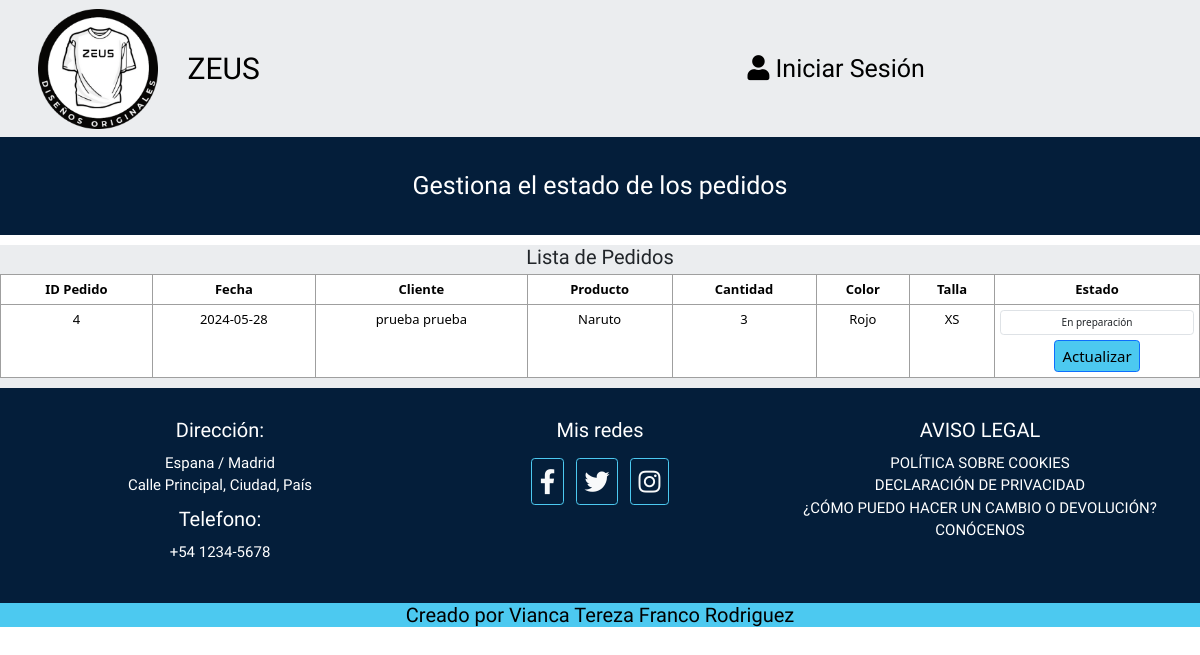
Screenshot of /pedidos-tienda.php with the database file from the repository.
### tables this page shows
CREATE TABLE `pedidos` (
  `id_pedido` int NOT NULL AUTO_INCREMENT,
  `fecha` date NOT NULL COMMENT 'fecha donde se realizo el pedido, de tipo date.',
  `id_cliente` int NOT NULL COMMENT 'Fk de la tabla clientes , de tipo INT con indice Index.',
  `id_producto` int NOT NULL COMMENT 'Fk de la tabla productos, de tipo INT con indice Index.',
  `cantidad_producto` int NOT NULL,
  `estado_pedido` varchar(50) DEFAULT 'en preparación',
  `id_color` int NOT NULL,
  `id_talla` int NOT NULL,
  PRIMARY KEY (`id_pedido`),
  KEY `id_producto` (`id_producto`),
  KEY `id_pedido` (`id_cliente`,`id_producto`) USING BTREE,
  KEY `idx_pedido` (`id_pedido`),
  KEY `fk_id_color` (`id_color`),
  CONSTRAINT `pedidos_ibfk_1` FOREIGN KEY (`id_cliente`) REFERENCES `clientes` (`id_cliente`),
  CONSTRAINT `pedidos_ibfk_2` FOREIGN KEY (`id_producto`) REFERENCES `productos` (`id_producto`)
);

CREATE TABLE `clientes` (
  `id_cliente` int NOT NULL AUTO_INCREMENT COMMENT 'PK de la tabla clientes, de tipo primary autoincremental.',
  `nombre` varchar(45) NOT NULL COMMENT 'nombre del cliente. de tipo varchar.',
  `apellido` varchar(45) NOT NULL COMMENT 'apellido del cliente de tipo varchar.',
  `direccion` varchar(45) NOT NULL COMMENT 'direccion del cliente de tipo varchar.',
  `telefono` varchar(9) NOT NULL COMMENT 'telefono del cliente de tipo varchar.',
  `email` varchar(45) NOT NULL COMMENT 'email del cliente, de tipo varchar , con indice unique.',
  `contrasenia` varchar(60) NOT NULL COMMENT 'contraseña del cliente, de tipo varchar.',
  PRIMARY KEY (`id_cliente`),
  UNIQUE KEY `email` (`email`)
);

CREATE TABLE `productos` (
  `id_producto` int NOT NULL COMMENT 'PK de la tabla producto , de indice Primary',
  `nombre` varchar(45) NOT NULL COMMENT 'nombre del producto, de tipo Varchar.',
  `precio` double(10,2) NOT NULL COMMENT 'precio del producto, de tipo double para almacenar los valores reales en doble precisión.',
  `imagen` varchar(255) NOT NULL,
  PRIMARY KEY (`id_producto`),
  UNIQUE KEY `codigo_producto_UNIQUE` (`id_producto`),
  UNIQUE KEY `codigo` (`id_producto`),
  UNIQUE KEY `codigo_2` (`id_producto`),
  KEY `idx_producto` (`id_producto`)
);

CREATE TABLE `colores` (
  `id_color` int NOT NULL AUTO_INCREMENT,
  `nombre_color` varchar(50) NOT NULL,
  PRIMARY KEY (`id_color`),
  UNIQUE KEY `id_color_UNIQUE` (`id_color`)
);

CREATE TABLE `tallas` (
  `id_talla` int NOT NULL AUTO_INCREMENT,
  `numero_talla` varchar(50) NOT NULL,
  UNIQUE KEY `id_talla_UNIQUE` (`id_talla`)
);

### classes/pedido.php (called while the page is built, shortened)
<?php
class Pedido
{
public static function selectAllPedidos() {
    try {
        $conexion = camisetasDB::connectDB();
        $sql = "SELECT
            p.id_pedido AS id_pedido,
            p.fecha AS fecha,
            c.nombre as nombre_cliente,
            c.apellido as apellido_cliente,
            pr.nombre AS nombre_producto,
            co.nombre_color AS color,
            ta.numero_talla AS talla,
            p.cantidad_producto AS cantidad_producto,
            p.estado_pedido AS estado_pedido
        FROM pedidos p
        JOIN clientes c ON p.id_cliente = c.id_cliente
        JOIN producto_color_talla pct ON p.id_producto = pct.id_producto AND p.id_color = pct.id_color AND p.id_talla = pct.id_talla
        JOIN productos pr ON pct.id_producto = pr.id_producto
        JOIN colores co ON pct.id_color = co.id_color
        JOIN tallas ta ON pct.id_talla = ta.id_talla
        ORDER BY p.fecha;
    ";
        $stmt = $conexion->prepare($sql);
        $stmt->execute();
        $result = $stmt->fetchAll(PDO::FETCH_ASSOC);
        return $result;
    } catch (Exception $e) {
        echo "Error al seleccionar todos los pedidos: " . $e->getMessage();
        return false;
    }
}
}

### pedidos-tienda.php (the view, shortened to what this page needs)
<?php
include_once 'classes/pedido.php';
$pedidos = Pedido::selectAllPedidos();
?>
<!DOCTYPE html>
<html lang="es">
<head>
    <?php include 'components/enlace.php'; ?>
</head>
<body>
    <?php include 'components/menu.php'; ?>
    <div class="publicidad">
        <p>Gestiona el estado de los pedidos</p>
    </div>
    <div class="contenedor-central">
        <div class="row">
            <div class="col-12">
                <div class="pedidos">
                    <h2>Lista de Pedidos</h2>
                    <div class="table-responsive">
                        <table class="table">
                            <thead>
                                <tr>
                                    <th>ID Pedido</th>
                                    <th>Fecha</th>
                                    <th>Cliente</th>
                                    <th>Producto</th>
                                    <th>Cantidad</th>
                                    <th>Color</th>
                                    <th>Talla</th>
                                    <th>Estado</th>
                                </tr>
                            </thead>
                            <tbody>
                                <?php foreach ($pedidos as $pedido) : ?>
                                    <tr>
                                        <td><?php echo $pedido['id_pedido']; ?></td>
                                        <td><?php echo $pedido['fecha']; ?></td>
                                        <td><?php echo $pedido['nombre_cliente'] . " " . $pedido['apellido_cliente']; ?></td>
                                        <td><?php echo $pedido['nombre_producto']; ?></td>
                                        <td><?php echo $pedido['cantidad_producto']; ?></td>
                                        <td><?php echo $pedido['color']; ?></td>
                                        <td><?php echo $pedido['talla']; ?></td>
                                        <td>
                                            <form action="<?php echo htmlspecialchars($_SERVER["PHP_SELF"]); ?>" method="post">
                                                <select name="estado_pedido" class="form-control estado-pedido">
                                                    <option value="En preparación" <?php if ($pedido['estado_pedido'] == "En preparación") echo 'selected'; ?>>En preparación</option>
                                                </select>
                                                <button type="submit" name="actualizar_estado_pedido" class="btn btn-primary">Actualizar</button>
                                            </form>
                                        </td>
                                    </tr>
                                <?php endforeach; ?>
                            </tbody>
                        </table>
                    </div>
                </div>
            </div>
        </div>
    </div>
    <?php include 'components/footer.php'; ?>
</body>
</html>

### css/estilos.css (style rules this page uses)
:root { --primario: #041e3a; --secundario: #4cc9f0; --terciario: #EBEDEF; --blanco: #FFF; --negro: #000; --fuentePrincipal: 'Staatliches', cursive; }
html { box-sizing: border-box; font-size: 62.5%; }
*, *:before, *:after { box-sizing: inherit; }
body { background-color: var(--blanco); font-size: 1.6rem; line-height: 1.5; color: var(--negro); }
p { font-size: 2rem; font-family: var(--fuentePrincipal); }
.contenedor-central { max-width: 120rem; margin: 0 auto; height: auto; background-color: var(--terciario); }
h1, h2, h3 { text-align: center; color: var(--negro); font-family: var(--fuentePrincipal); font-size: 3rem; }
h2 { font-size: 2.5rem; }
.publicidad p { text-align: center; padding: 10px; background-color: var(--primario); font-size: 2rem; font-family: Arial, Helvetica, sans-serif; color: var(--blanco); font-family: var(--fuentePrincipal); }
.btn.btn-primary { background-color: var(--secundario); color: var(--negro); font-size: 1.5rem; }
.form-control { text-align: center; }
.table th, .table td { border: 1px solid #9f9f9f; padding: 5px; text-align: center; font-size: 1.3rem; }
.estado-pedido { margin-bottom: 0.5rem; }
@media (min-width: 992px) { .publicidad p { padding: 30px; font-size: 2.5rem; } }

### rows the page displays
pedidos: id_pedido "4", fecha "2024-05-28", id_cliente.nombre "prueba", id_cliente.apellido "prueba", id_producto.nombre "Naruto", cantidad_producto "3", id_color.nombre_color "Rojo", id_talla.numero_talla "XS"
